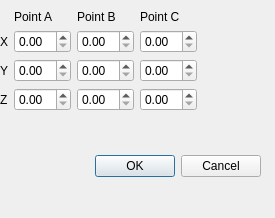
<?xml version="1.0" encoding="UTF-8"?>
<ui version="4.0">
 <class>Dock_example</class>
 <widget class="QDockWidget" name="Dock_example">
  <property name="geometry">
   <rect>
    <x>0</x>
    <y>0</y>
    <width>275</width>
    <height>218</height>
   </rect>
  </property>
  <property name="windowTitle">
   <string>DockWidget</string>
  </property>
  <widget class="QWidget" name="dockWidgetContents">
   <widget class="QDialogButtonBox" name="buttonBox">
    <property name="geometry">
     <rect>
      <x>0</x>
      <y>150</y>
      <width>261</width>
      <height>32</height>
     </rect>
    </property>
    <property name="orientation">
     <enum>Qt::Horizontal</enum>
    </property>
    <property name="standardButtons">
     <set>QDialogButtonBox::Cancel|QDialogButtonBox::Ok</set>
    </property>
   </widget>
   <widget class="QWidget" name="gridLayoutWidget">
    <property name="geometry">
     <rect>
      <x>0</x>
      <y>10</y>
      <width>261</width>
      <height>121</height>
     </rect>
    </property>
    <layout class="QGridLayout" name="gridLayout">
     <item row="3" column="3">
      <widget class="QDoubleSpinBox" name="doubleSpinBox_Cz"/>
     </item>
     <item row="1" column="2">
      <widget class="QDoubleSpinBox" name="doubleSpinBox_Bx"/>
     </item>
     <item row="2" column="2">
      <widget class="QDoubleSpinBox" name="doubleSpinBox_By"/>
     </item>
     <item row="2" column="3">
      <widget class="QDoubleSpinBox" name="doubleSpinBox_Cy"/>
     </item>
     <item row="2" column="1">
      <widget class="QDoubleSpinBox" name="doubleSpinBox_Ay"/>
     </item>
     <item row="4" column="2">
      <spacer name="verticalSpacer">
       <property name="orientation">
        <enum>Qt::Vertical</enum>
       </property>
       <property name="sizeHint" stdset="0">
        <size>
         <width>20</width>
         <height>40</height>
        </size>
       </property>
      </spacer>
     </item>
     <item row="0" column="3">
      <widget class="QLabel" name="label_3">
       <property name="text">
        <string>Point C</string>
       </property>
      </widget>
     </item>
     <item row="0" column="1">
      <widget class="QLabel" name="label">
       <property name="text">
        <string>Point A</string>
       </property>
      </widget>
     </item>
     <item row="1" column="3">
      <widget class="QDoubleSpinBox" name="doubleSpinBox_Cx"/>
     </item>
     <item row="3" column="1">
      <widget class="QDoubleSpinBox" name="doubleSpinBox_Az"/>
     </item>
     <item row="0" column="2">
      <widget class="QLabel" name="label_2">
       <property name="text">
        <string>Point B</string>
       </property>
      </widget>
     </item>
     <item row="3" column="2">
      <widget class="QDoubleSpinBox" name="doubleSpinBox_Bz"/>
     </item>
     <item row="1" column="1">
      <widget class="QDoubleSpinBox" name="doubleSpinBox_Ax"/>
     </item>
     <item row="1" column="0">
      <widget class="QLabel" name="label_4">
       <property name="text">
        <string>X</string>
       </property>
      </widget>
     </item>
     <item row="2" column="0">
      <widget class="QLabel" name="label_5">
       <property name="text">
        <string>Y</string>
       </property>
      </widget>
     </item>
     <item row="3" column="0">
      <widget class="QLabel" name="label_6">
       <property name="text">
        <string>Z</string>
       </property>
      </widget>
     </item>
     <item row="2" column="4">
      <spacer name="horizontalSpacer">
       <property name="orientation">
        <enum>Qt::Horizontal</enum>
       </property>
       <property name="sizeHint" stdset="0">
        <size>
         <width>40</width>
         <height>20</height>
        </size>
       </property>
      </spacer>
     </item>
    </layout>
   </widget>
  </widget>
 </widget>
 <resources/>
 <connections/>
</ui>
